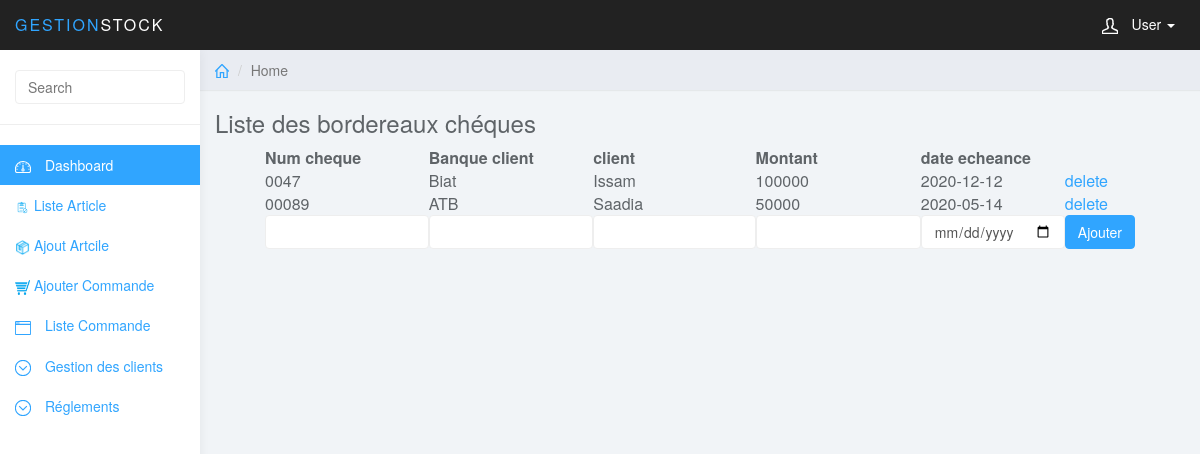
The app's page /index.controller.php?action=listeCheque&controller=reglement (signed in) with its own data.
### tables this page shows
CREATE TABLE `reglement` (
  `id` int(11) NOT NULL,
  `montant` float NOT NULL,
  `type_reglement` char(1) NOT NULL,
  `num_cheq` varchar(10) NOT NULL,
  `nom_banque` varchar(20) NOT NULL,
  `nom_client` varchar(20) NOT NULL,
  `date_echeance` date NOT NULL,
  `num_traite` varchar(20) NOT NULL
);

### models/reglement.class.php (called while the page is built, shortened)
<?php
class reglement
{
	public function getAllCheque($cnx)
	{
		$query= "select * from reglement where type_reglement like 'c'";
		 $insc=$cnx->query($query)->fetchAll(PDO::FETCH_OBJ);
		 return $insc;
	}
}
?>

### views/reglement/cheque.php (the view, shortened to what this page needs)
<?php include('include/header.php') ?>
	<div class="col-sm-9 col-sm-offset-3 col-lg-10 col-lg-offset-2 main">
		<div class="row">
			<ol class="breadcrumb">
				<li><a href="index.controller.php?action=dashboard&controller=admin"><svg class="glyph stroked home"><use xlink:href="#stroked-home"></use></svg></a></li>
				<li class="active">Home</li>
			</ol>
		</div>
<form role="form" action="index.controller.php?action=add&controller=reglement" method="post"  controller="reglement" enctype="multipart/form-data">
	<div >
		<div>
			<h3>Liste des bordereaux chéques</h3>
				<table  style="margin:50px;margin-top:0px">
					<th>Num cheque</th><th>Banque client</th><th>client</th><th>Montant</th><th>date echeance</th>
				<?php
				foreach($res as $cheque){
			?>
						<tr>
							<td> <?php echo $cheque->num_cheq; ?></td>
							<td> <?php echo $cheque->nom_banque; ?></td>
							<td> <?php echo $cheque->nom_client; ?></td>
							<td> <?php echo $cheque->montant; ?></td>
							<td> <?php echo $cheque->date_echeance ; ?></td>
							<td>
							<a href="index.controller.php?controller=reglement&action=supp&id=<?php echo $cheque->id; ?>"> delete</a>
							</td>
						</tr>
			<?php } ?>
						 <tr>
							 <td><input type="text" class="form-control" name="num_cheq" /></td>
							 <td><input type="text" class="form-control" name="nom_banque" /></td>
							 <td><input type="text" class="form-control" name="nom_client" /></td>
							 <td><input type="text" class="form-control" name="montant" /></td>
							 <td><input type="date" class="form-control" name="date_echeance" /></td>
							 <td><input  type="submit" class="btn btn-primary" value="Ajouter"/></td>
						</tr>
				</table>
		</div>
	</div>
</form>

### css/styles.css (style rules this page uses)
body { background: #f1f4f7; padding-top: 50px; color: #5f6468; }
a, a:hover, a:focus { color: #30a5ff; }
h1, h2, h3, h4, h5, h6 { color: #5f6468; }
h3, h4 { font-weight: 300; }
.form-control { border: 1px solid #eee; box-shadow: none; }
.btn-primary, .btn-primary:hover, .btn-primary:focus, .btn-primary:active, .btn-primary.active, .open > .dropdown-toggle.btn-primary, .btn-primary.disabled, .btn-primary[disabled], fieldset[disabled] .btn-primary, .btn-primary.disabled:hover, .btn-primary[disabled]:hover, fieldset[disabled] .btn-primary:hover, .btn-primary.disabled:focus, .btn-primary[disabled]:focus, fieldset[disabled] .btn-primary:focus, .btn-primary.disabled:active, .btn-primary[disabled]:active, fieldset[disabled] .btn-primary:active, .btn-primary.disabled.active, .btn-primary[disabled].active, fieldset[disabled] .btn-primary.active { background-color: #30a5ff; border-color: #30a5ff; }
.breadcrumb { border-radius: 0; padding: 10px 15px; background: #e9ecf2; box-shadow: 0 1px 1px rgba(0, 0, 0, .05); margin: 0 ; }
.breadcrumb .glyph { height: 14px; width: 14px; margin: -2px 0 0 0; stroke-width: 4px; }

### records on screen
reglement: num_cheq "0047", nom_banque "Biat", nom_client "Issam", montant "100000", date_echeance "2020-12-12"
reglement: num_cheq "00089", nom_banque "ATB", nom_client "Saadia", montant "50000", date_echeance "2020-05-14"
